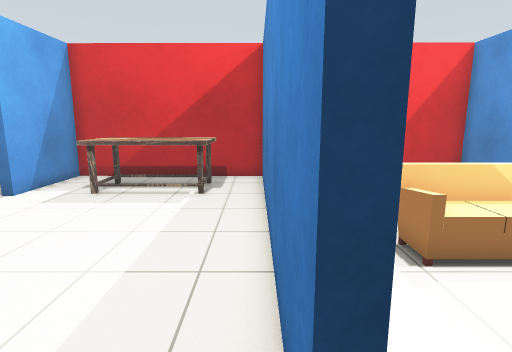
[1] (above)

16 first-person views from a walk through a world built for the Gazebo simulator. The camera is 1.3 m above the floor, tilts 10° down and sees 80° across. The floor is counted in squares, 0.5 m on a side. Each view is taken from the middle of a square. On the plan, view 1 faces up. The plan holds only what a view shows up to about 20 squares ahead; the rest is blank. Some surface patterns are stand-ins.

[2]
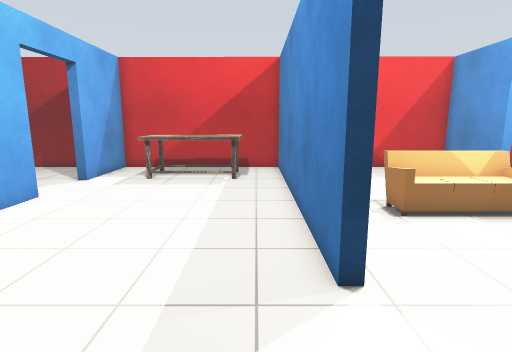

[3]
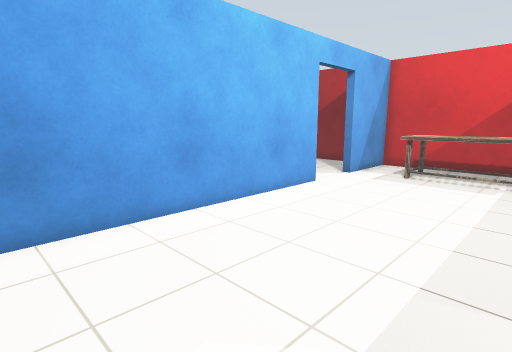

[4]
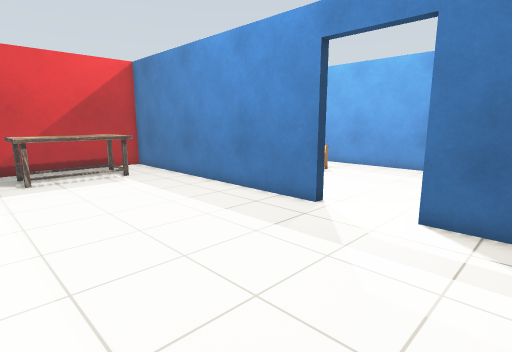

[5]
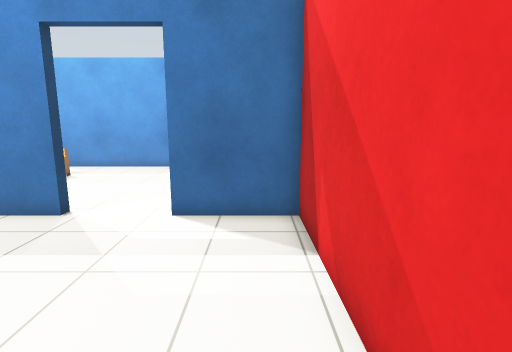

[6]
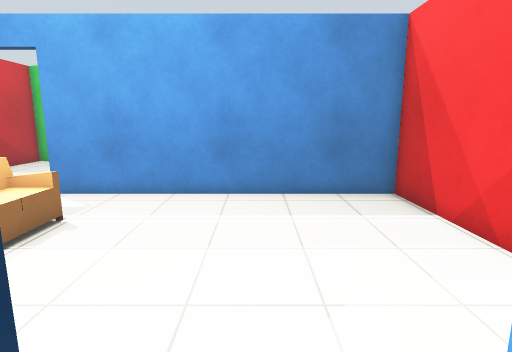

[7]
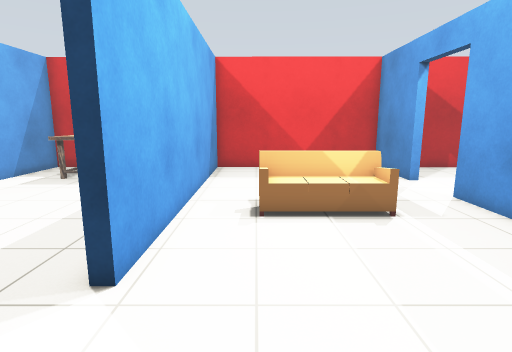

[8]
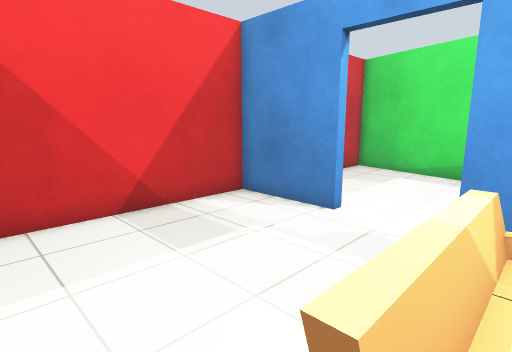

[9]
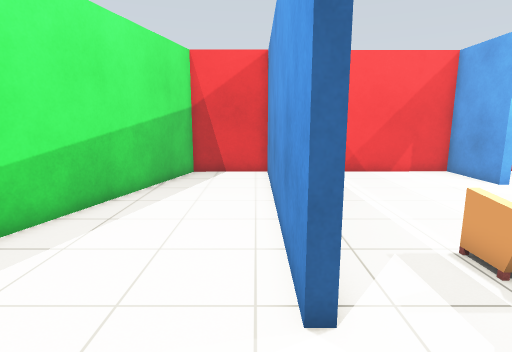

[10]
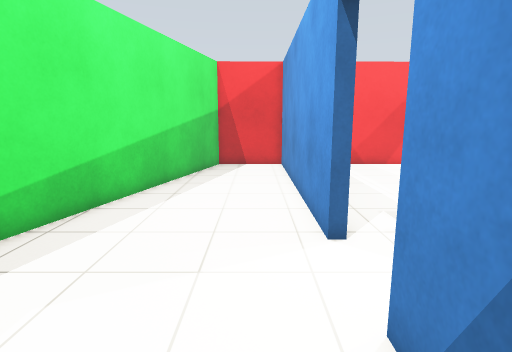

[11]
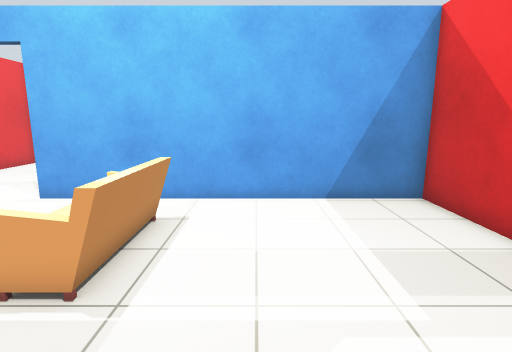

[12]
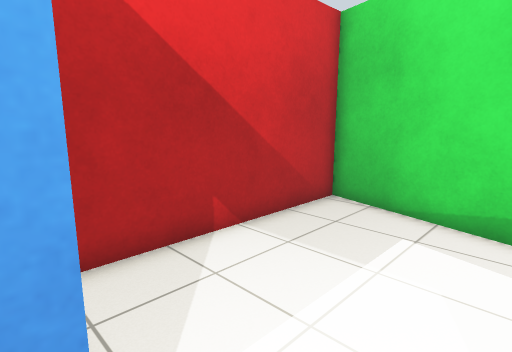

[13]
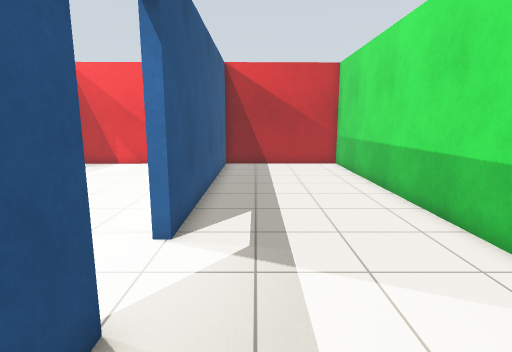

[14]
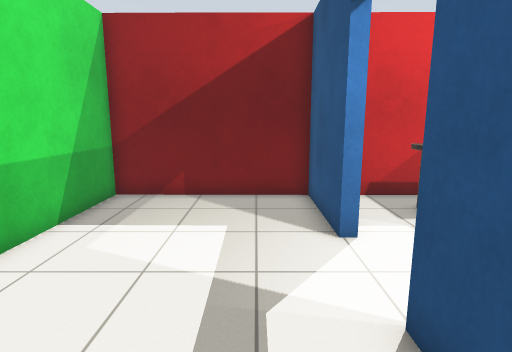

[15]
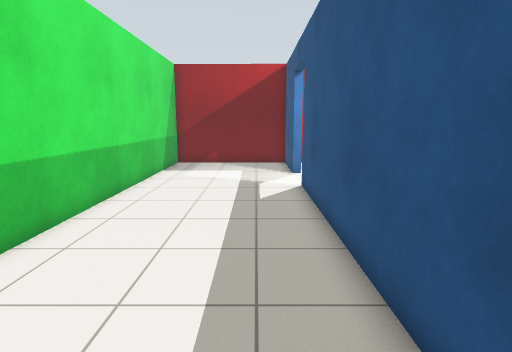

[16]
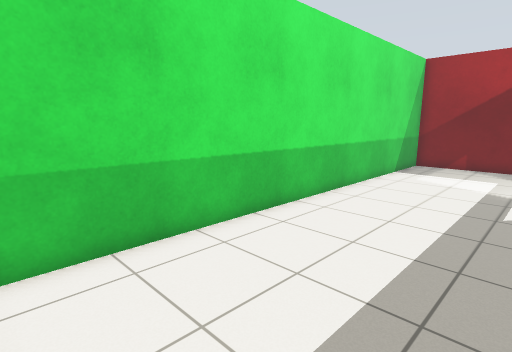

### Floor plan
Points are (right, up) in squares from view 1. A wall is a line through its corners. A room is listed if a view was taken in it or the views show most of it. See-through windows are left out.
Room 1 (views 1, 2, 3, 4, 5, 6)
walls: (-8.7, 7.5) (-8.7, -3.6); (0.7, 1.5) (0.3, 1.5) (0.3, 14.9); (0, 14.8) (-8.7, 14.8) (-8.7, 10.6); (0.3, -5.2) (0.3, -1.6); (-8.8, -5.3) (0.1, -5.2)
ways out: opening at (0, 0) to room 2; opening at (-9, 9) to room 4
objects: table (-6, 11) to (-2, 13)
Room 2 (views 7, 8, 12)
walls: (10.4, 10.6) (10, 10.6) (10, 14.7) (0, 14.8); (0.3, -1.6) (0.7, -1.6) (0.7, -5.3); (0.7, 14.9) (0.7, 1.5); (0.1, -5.2) (10, -5.1) (10, 7.5) (10.4, 7.5)
ways out: opening at (0, 0) to room 1; opening at (10, 9) to room 3
objects: sofa (3, 5) to (7, 7)
Room 3 (views 9, 10, 11)
walls: (10.4, 7.5) (10.4, -5.1) (14.3, -5.1) (17.7, 7.5); (18.1, 9) (19.6, 14.7) (11.2, 14.7); (10.4, 12.4) (10.4, 10.6)
ways out: opening at (10, 9) to room 2
Room 4 (views 13, 14, 15, 16)
walls: (-8.7, 10.6) (-9.1, 10.6) (-9.1, 14.8) (-16.1, 14.9) (-16.1, -5.4) (-9.1, -5.3) (-9.1, 7.5) (-8.7, 7.5)
ways out: opening at (-9, 9) to room 1

Positions as (right, up) in squares from view 1, and headings:
1: (0, 0), facing up
2: (-1, -3), facing up
3: (-1, -4), facing up-left
4: (-8, -4), facing up-right
5: (-8, -4), facing right
6: (-1, 0), facing right
7: (3, -3), facing up
8: (2, 6), facing up-right
9: (11, 11), facing down
10: (12, 14), facing down
11: (11, 9), facing left
12: (10, 9), facing up-right
13: (-11, 14), facing down
14: (-11, 4), facing up
15: (-11, -5), facing up
16: (-10, -5), facing up-left
